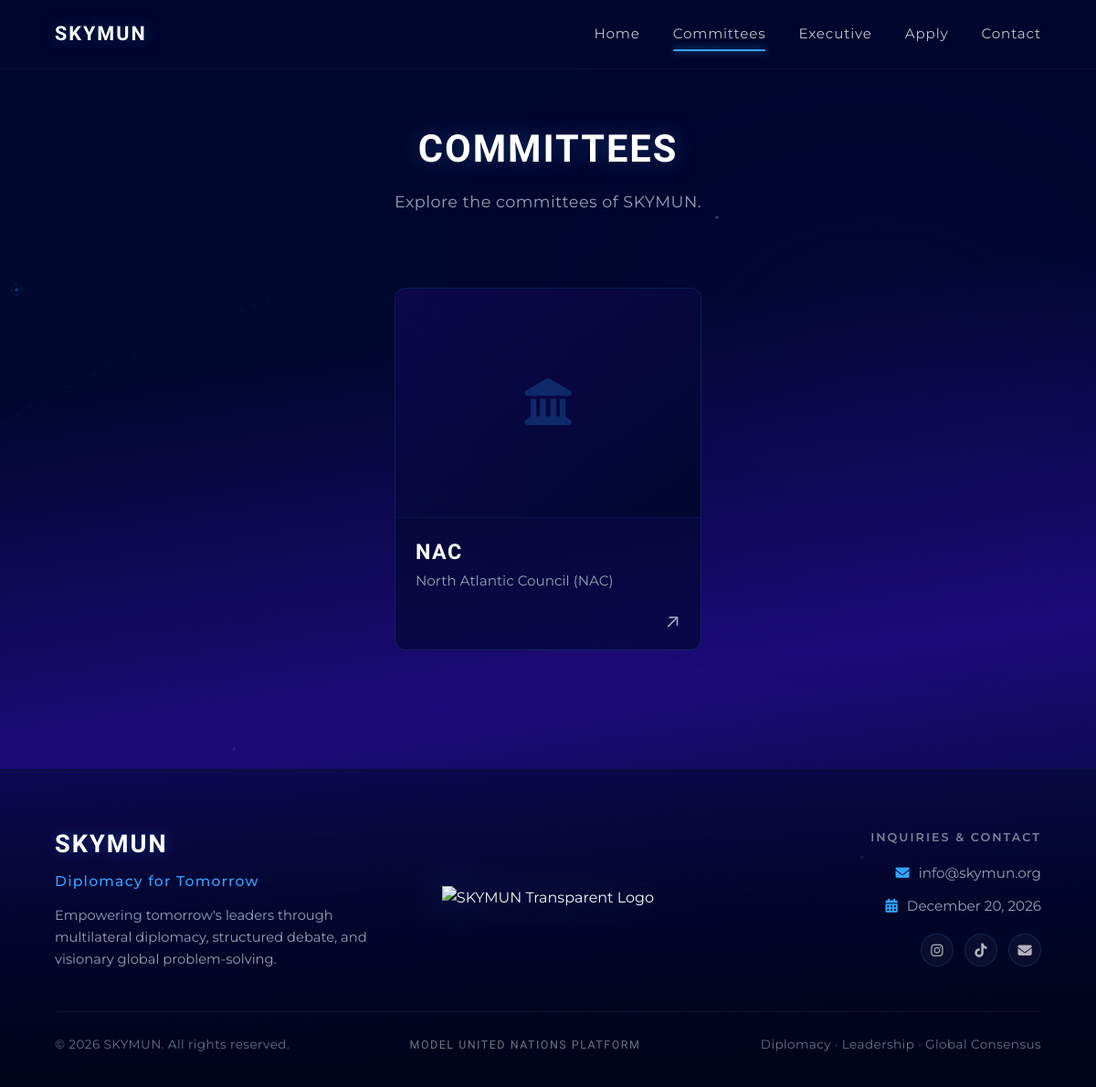
/committees.php, run on an earlier commit of the app's database.
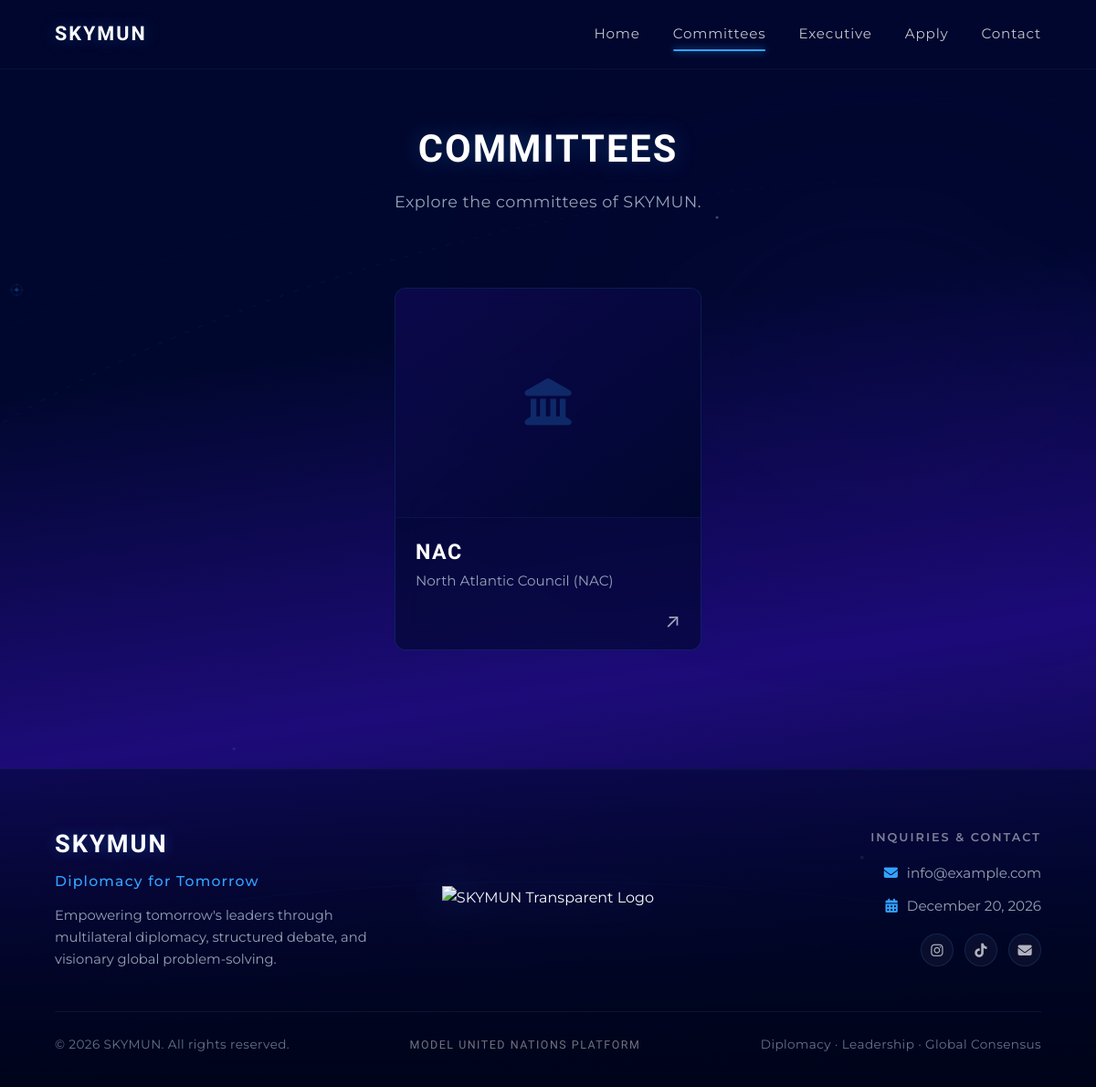
And on a later commit of the database.
### tables this page shows
CREATE TABLE IF NOT EXISTS `contact_settings` (
  `id` INT(11) NOT NULL AUTO_INCREMENT,
  `channel_key` VARCHAR(50) NOT NULL UNIQUE,
  `channel_title` VARCHAR(100) NOT NULL,
  `channel_value` VARCHAR(255) DEFAULT NULL,
  `status` TINYINT(1) DEFAULT 1,
  `created_at` TIMESTAMP NOT NULL DEFAULT CURRENT_TIMESTAMP,
  PRIMARY KEY (`id`)
);

### config.php (called while the page is built, shortened)
<?php
$pdo = null;
try {
    $dsn = "mysql:host=" . DB_HOST . ";port=" . DB_PORT . ";dbname=" . DB_NAME . ";charset=" . DB_CHARSET;
    $options = [
        PDO::ATTR_ERRMODE            => PDO::ERRMODE_EXCEPTION,
        PDO::ATTR_DEFAULT_FETCH_MODE => PDO::FETCH_ASSOC,
        PDO::ATTR_EMULATE_PREPARES   => false,
    ];
    $pdo = new PDO($dsn, DB_USER, DB_PASS, $options);
} catch (PDOException $e) {
    $db_error = $e->getMessage();
    try {
        $dsnFallback = "mysql:host=" . DB_HOST . ";port=" . DB_PORT . ";charset=" . DB_CHARSET;
        $pdo = new PDO($dsnFallback, DB_USER, DB_PASS, [
            PDO::ATTR_ERRMODE            => PDO::ERRMODE_EXCEPTION,
            PDO::ATTR_DEFAULT_FETCH_MODE => PDO::FETCH_ASSOC,
            PDO::ATTR_EMULATE_PREPARES   => false,
        ]);
        $pdo->exec("CREATE DATABASE IF NOT EXISTS `" . DB_NAME . "` CHARACTER SET utf8mb4 COLLATE utf8mb4_unicode_ci");
        $pdo->exec("USE `" . DB_NAME . "`");
        $db_error = '';
    } catch (PDOException $eFallback) {
        $db_error = $eFallback->getMessage();
        $pdo = null;
    }
}
function init_skymun_tables() {
    global $pdo, $last_sql_error;
    if ($pdo) {
        try {
            $sql = "CREATE TABLE IF NOT EXISTS `committees` (
                `id` INT AUTO_INCREMENT PRIMARY KEY,
                `title` VARCHAR(255) NOT NULL,
                `short_name` VARCHAR(50) NULL,
                `agenda` TEXT NULL,
                `description` LONGTEXT NULL,
                `cover_image` VARCHAR(255) NULL,
                `study_guide` VARCHAR(255) NULL,
                `member1_name` VARCHAR(150) NULL,
                `member1_title` VARCHAR(150) NULL,
                `member1_image` VARCHAR(255) NULL,
                `member2_name` VARCHAR(150) NULL,
                `member2_title` VARCHAR(150) NULL,
                `member2_image` VARCHAR(255) NULL,
                `member3_name` VARCHAR(150) NULL,
                `member3_title` VARCHAR(150) NULL,
                `member3_image` VARCHAR(255) NULL,
                `status` TINYINT(1) DEFAULT 1,
                `sort_order` INT DEFAULT 0,
                `created_at` TIMESTAMP DEFAULT CURRENT_TIMESTAMP
            ) ENGINE=InnoDB DEFAULT CHARSET=utf8mb4 COLLATE=utf8mb4_unicode_ci;";
            $pdo->exec($sql);
            $sqlExecutives = "CREATE TABLE IF NOT EXISTS `executives` (
                `id` INT AUTO_INCREMENT PRIMARY KEY,
                `name` VARCHAR(150) NOT NULL,
                `title` VARCHAR(150) NOT NULL,
                `image` VARCHAR(255) NULL,
                `status` TINYINT(1) DEFAULT 1,
                `sort_order` INT DEFAULT 0,
                `created_at` TIMESTAMP DEFAULT CURRENT_TIMESTAMP
            ) ENGINE=InnoDB DEFAULT CHARSET=utf8mb4 COLLATE=utf8mb4_unicode_ci;";
            $pdo->exec($sqlExecutives);
            $sqlApplications = "CREATE TABLE IF NOT EXISTS `applications` (
                `id` INT AUTO_INCREMENT PRIMARY KEY,
                `title` VARCHAR(150) NOT NULL,
                `price` VARCHAR(100) NULL,
                `apply_url` VARCHAR(500) NOT NULL,
                `description` TEXT NULL,
                `status` TINYINT(1) DEFAULT 1,
                `sort_order` INT DEFAULT 0,
                `created_at` TIMESTAMP DEFAULT CURRENT_TIMESTAMP
            ) ENGINE=InnoDB DEFAULT CHARSET=utf8mb4 COLLATE=utf8mb4_unicode_ci;";
            $pdo->exec($sqlApplications);
            $sqlContactSettings = "CREATE TABLE IF NOT EXISTS `contact_settings` (
                `id` INT AUTO_INCREMENT PRIMARY KEY,
                `channel_key` VARCHAR(50) UNIQUE NOT NULL,
                `channel_title` VARCHAR(100) NOT NULL,
                `channel_value` VARCHAR(255) NULL,
                `status` TINYINT(1) DEFAULT 1,
                `created_at` TIMESTAMP DEFAULT CURRENT_TIMESTAMP
            ) ENGINE=InnoDB DEFAULT CHARSET=utf8mb4 COLLATE=utf8mb4_unicode_ci;";
            $pdo->exec($sqlContactSettings);
            $pdo->exec("INSERT INTO `contact_settings` (`channel_key`, `channel_title`, `channel_value`, `status`) VALUES
                ('instagram', 'Instagram', '#', 1),
                ('mail', 'E-Mail', 'info@example.com', 1),
                ('phone', 'Phone Support', 'Direct Contacts', 0),
                ('tiktok', 'TikTok', '#', 1)
                ON DUPLICATE KEY UPDATE `channel_title`=VALUES(`channel_title`);");
            $sqlContactPhones = "CREATE TABLE IF NOT EXISTS `contact_phones` (
                `id` INT AUTO_INCREMENT PRIMARY KEY,
                `name` VARCHAR(150) NOT NULL,
                `title` VARCHAR(150) NOT NULL,
                `phone_number` VARCHAR(50) NOT NULL,
                `status` TINYINT(1) DEFAULT 1,
                `sort_order` INT DEFAULT 0,
                `created_at` TIMESTAMP DEFAULT CURRENT_TIMESTAMP
            ) ENGINE=InnoDB DEFAULT CHARSET=utf8mb4 COLLATE=utf8mb4_unicode_ci;";
            $pdo->exec($sqlContactPhones);
            $countCom = $pdo->query("SELECT COUNT(*) FROM `committees`")->fetchColumn();
            $countExec = $pdo->query("SELECT COUNT(*) FROM `executives`")->fetchColumn();
            $countApp = $pdo->query("SELECT COUNT(*) FROM `applications`")->fetchColumn();
        } catch (PDOException $e) {
            $last_sql_error = "Tablo oluşturma hatası: " . $e->getMessage();
            error_log($last_sql_error);
        }
    }
}
function get_contact_settings() {
    global $pdo;
    init_skymun_tables();
    try {
        $stmt = $pdo->query("SELECT * FROM `contact_settings`");
        $rows = $stmt->fetchAll() ?: [];
        $settings = [];
        foreach ($rows as $r) {
            $settings[$r['channel_key']] = $r;
        }
        return $settings;
    } catch (PDOException $e) {
        error_log("SQL get_contact_settings Hatası: " . $e->getMessage());
        return [];
    }
}

### committees.php (the view, shortened to what the changed rows need)
<?php
require_once __DIR__ . '/config.php';
require_once __DIR__ . '/header.php';
?>
<section class="committees-hero-section">
    <div class="container">
        <h1 class="committees-main-title">COMMITTEES</h1>
    </div>
</section>
<?php
require_once __DIR__ . '/footer.php';
?>

### header.php (shortened to what the changed rows need)
<!DOCTYPE html>
<html lang="en">
<head>
    <link rel="stylesheet" href="https://cdnjs.cloudflare.com/ajax/libs/font-awesome/6.5.1/css/all.min.css" />
</head>
<body>
    <div class="aerospace-bg-canvas" aria-hidden="true">
    </div>

### footer.php (shortened to what the changed rows need)
<?php
$footerSettings = function_exists('get_contact_settings') ? get_contact_settings() : [];
$footerMail = (!empty($footerSettings['mail']['channel_value'])) ? $footerSettings['mail']['channel_value'] : CONTACT_EMAIL;
$footerMailActive = isset($footerSettings['mail']) ? ($footerSettings['mail']['status'] == 1) : true;
?>
<footer class="skymun-footer">
    <div class="container">
        <div class="footer-layout">
            <div class="footer-right">
                <?php if ($footerMailActive): ?>
                    <a href="mailto:<?= htmlspecialchars($footerMail) ?>" class="footer-contact-link">
                        <i class="fa-solid fa-envelope"></i>
                        <span><?= htmlspecialchars($footerMail) ?></span>
                    </a>
                <?php endif; ?>
            </div>
        </div>
    </div>
</footer>
</body>
</html>

What changed in the data, as far as the page shows it:
changed contact_settings: channel_value "info@skymun.org" → "info@example.com"
